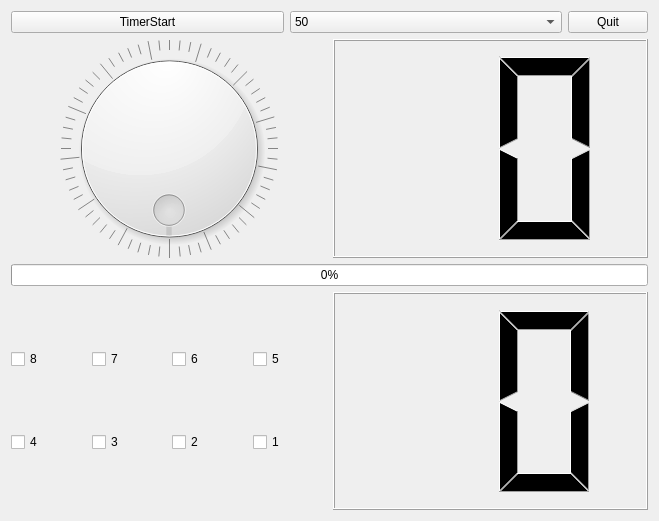
<?xml version="1.0" encoding="UTF-8"?>
<ui version="4.0">
 <class>Tab1DevControl</class>
 <widget class="QWidget" name="Tab1DevControl">
  <property name="geometry">
   <rect>
    <x>0</x>
    <y>0</y>
    <width>659</width>
    <height>521</height>
   </rect>
  </property>
  <property name="windowTitle">
   <string>Form</string>
  </property>
  <layout class="QVBoxLayout" name="verticalLayout" stretch="1,4,1,4">
   <item>
    <layout class="QHBoxLayout" name="horizontalLayout" stretch="3,3,0">
     <item>
      <widget class="QPushButton" name="pPBtimerStart">
       <property name="text">
        <string>TimerStart</string>
       </property>
       <property name="checkable">
        <bool>true</bool>
       </property>
      </widget>
     </item>
     <item>
      <widget class="QComboBox" name="pCBtimerValue">
       <item>
        <property name="text">
         <string>50</string>
        </property>
       </item>
       <item>
        <property name="text">
         <string>100</string>
        </property>
       </item>
       <item>
        <property name="text">
         <string>200</string>
        </property>
       </item>
       <item>
        <property name="text">
         <string>500</string>
        </property>
       </item>
       <item>
        <property name="text">
         <string>1000</string>
        </property>
       </item>
       <item>
        <property name="text">
         <string>2000</string>
        </property>
       </item>
      </widget>
     </item>
     <item>
      <widget class="QPushButton" name="pPBQuit">
       <property name="text">
        <string>Quit</string>
       </property>
      </widget>
     </item>
    </layout>
   </item>
   <item>
    <layout class="QHBoxLayout" name="horizontalLayout_2" stretch="1,1">
     <item>
      <widget class="QDial" name="pDialLed">
       <property name="mouseTracking">
        <bool>false</bool>
       </property>
       <property name="maximum">
        <number>255</number>
       </property>
       <property name="wrapping">
        <bool>true</bool>
       </property>
       <property name="notchesVisible">
        <bool>true</bool>
       </property>
      </widget>
     </item>
     <item>
      <widget class="QLCDNumber" name="pLcdNumberLed">
       <property name="digitCount">
        <number>2</number>
       </property>
       <property name="mode">
        <enum>QLCDNumber::Hex</enum>
       </property>
       <property name="segmentStyle">
        <enum>QLCDNumber::Filled</enum>
       </property>
      </widget>
     </item>
    </layout>
   </item>
   <item>
    <layout class="QHBoxLayout" name="horizontalLayout_3">
     <item>
      <widget class="QProgressBar" name="pProgressBarLed">
       <property name="maximum">
        <number>255</number>
       </property>
       <property name="value">
        <number>0</number>
       </property>
       <property name="orientation">
        <enum>Qt::Horizontal</enum>
       </property>
      </widget>
     </item>
    </layout>
   </item>
   <item>
    <layout class="QHBoxLayout" name="horizontalLayout_4">
     <item>
      <layout class="QGridLayout" name="pGridLayoutKey">
       <item row="1" column="0">
        <widget class="QCheckBox" name="pCBKey4">
         <property name="text">
          <string>4</string>
         </property>
        </widget>
       </item>
       <item row="1" column="1">
        <widget class="QCheckBox" name="pCBKey3">
         <property name="text">
          <string>3</string>
         </property>
        </widget>
       </item>
       <item row="1" column="2">
        <widget class="QCheckBox" name="pCBKey2">
         <property name="text">
          <string>2</string>
         </property>
        </widget>
       </item>
       <item row="1" column="3">
        <widget class="QCheckBox" name="pCBKey1">
         <property name="text">
          <string>1</string>
         </property>
        </widget>
       </item>
       <item row="0" column="3">
        <widget class="QCheckBox" name="pCBKey5">
         <property name="text">
          <string>5</string>
         </property>
        </widget>
       </item>
       <item row="0" column="2">
        <widget class="QCheckBox" name="pCBKey6">
         <property name="text">
          <string>6</string>
         </property>
        </widget>
       </item>
       <item row="0" column="1">
        <widget class="QCheckBox" name="pCBKey7">
         <property name="text">
          <string>7</string>
         </property>
        </widget>
       </item>
       <item row="0" column="0">
        <widget class="QCheckBox" name="pCBKey8">
         <property name="text">
          <string>8</string>
         </property>
        </widget>
       </item>
      </layout>
     </item>
     <item>
      <widget class="QLCDNumber" name="pLcdNumberKey">
       <property name="digitCount">
        <number>2</number>
       </property>
       <property name="mode">
        <enum>QLCDNumber::Hex</enum>
       </property>
      </widget>
     </item>
    </layout>
   </item>
  </layout>
 </widget>
 <resources/>
 <connections>
  <connection>
   <sender>pDialLed</sender>
   <signal>valueChanged(int)</signal>
   <receiver>pLcdNumberLed</receiver>
   <slot>display(int)</slot>
   <hints>
    <hint type="sourcelabel">
     <x>164</x>
     <y>244</y>
    </hint>
    <hint type="destinationlabel">
     <x>387</x>
     <y>242</y>
    </hint>
   </hints>
  </connection>
  <connection>
   <sender>pDialLed</sender>
   <signal>valueChanged(int)</signal>
   <receiver>pProgressBarLed</receiver>
   <slot>setValue(int)</slot>
   <hints>
    <hint type="sourcelabel">
     <x>243</x>
     <y>340</y>
    </hint>
    <hint type="destinationlabel">
     <x>254</x>
     <y>405</y>
    </hint>
   </hints>
  </connection>
 </connections>
</ui>
